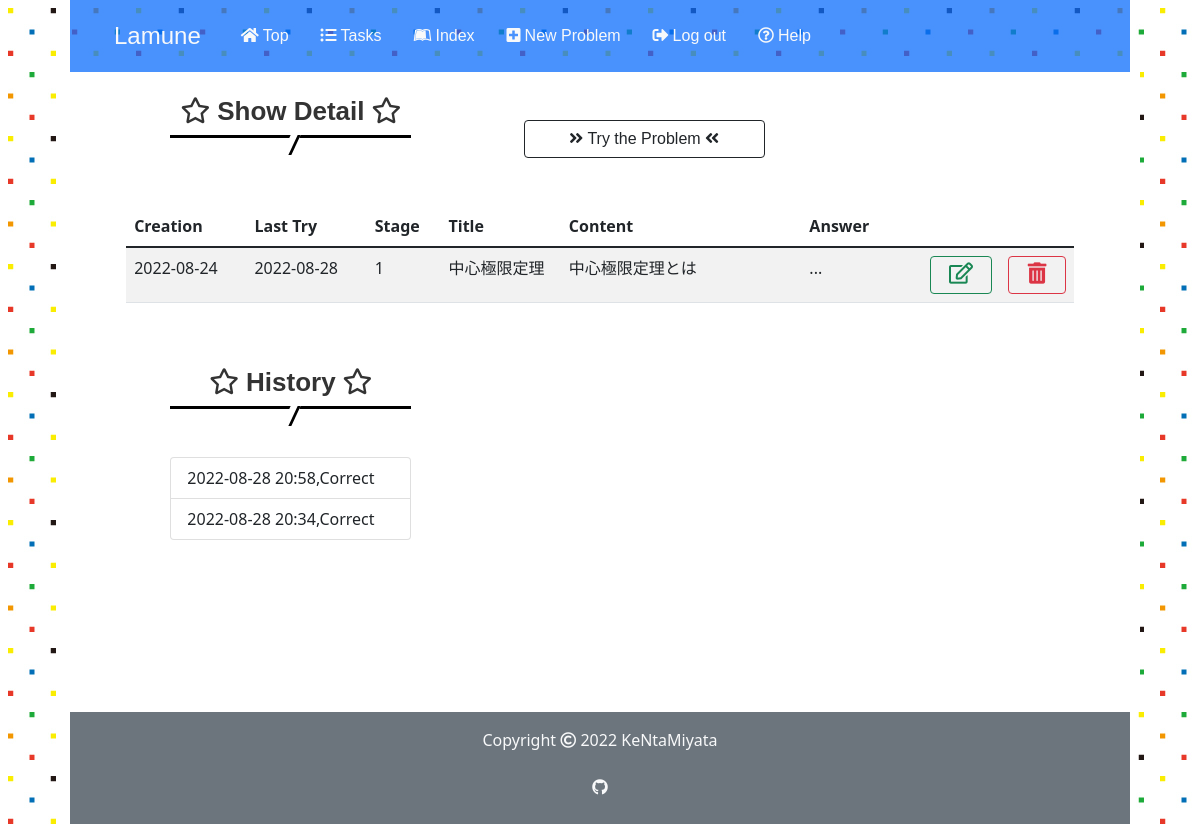
The app's page /3/29 (signed in) with its own data.
### app.py (models this page shows)
class Problem(db.Model):
    id = db.Column(db.Integer, primary_key=True)
    user_id = db.Column(db.Integer, db.ForeignKey('user.id'), nullable=False)
    title = db.Column(db.String(50), nullable=False)
    body = db.Column(db.String(500), nullable=False)
    answer = db.Column(db.String(500), nullable=False)
    stage = db.Column(db.Integer, default=0)
    last_time = db.Column(db.DateTime, nullable=False,
                          default=datetime.datetime.now(pytz.timezone('Asia/Tokyo')))
    created_at = db.Column(db.DateTime, nullable=False,
                           default=datetime.datetime.now(pytz.timezone('Asia/Tokyo')))
    solved_history = db.Column(db.String)

### app.py (the view)
@app.route('/<int:user_id>/<int:problem_id>', methods=["GET"])
@login_required
def show(user_id, problem_id):
    if user_id != current_user.id:
        return apology("You can't look this page! Get out!", 401)
    problem = Problem.query.get(problem_id)
    if not problem:
        return apology("No such problem", 404)
    user = current_user
    if problem.solved_history:
        history_list=problem.solved_history.splitlines()
    else:
        history_list=[]
    return render_template("show.html", problem=problem, user=user, history_list=history_list)

### app.py (called while the page is built)
@app.before_request
def before_request():
    session.permanent = True
    app.permanent_session_lifetime = datetime.timedelta(minutes=30)
    session.modified = True

@login_manager.user_loader
def load_user(user_id):
    return User.query.get(int(user_id))

### helpers.py (called while the page is built)
def show_datetime(t):
    return t.strftime('%Y-%m-%d')

### templates/show.html (shortened to what this page needs)
{% extends "layout.html" %}
{% block main%}
<div class="row">
    <div class="col-xl-3 col-md-4 col-12 offset-md-1 mt-4">
        <h2><i class="far fa-star"></i> Show Detail <i class="far fa-star"></i></h2>
    </div>
    <div class="col-md-3 offset-md-1 mt-5 d-none d-md-block">
        <a href="/{{ user.id }}/{{ problem.id }}/trytry" class="btn btn-outline-dark btn--radius btn--cubic d-none d-md-block"><i class="fas fa-angle-double-right fa-position-left"></i> Try the Problem <i class="fas fa-angle-double-left fa-position-right"></i></a>
    </div>
    <div class="col-11 mx-auto mt-5">
        <table class="table table-striped text-start index d-none d-md-block">
            <thead>
                <tr>
                    <th style="width: 10%">Creation</th>
                    <th style="width: 10%">Last Try</th>
                    <th style="width: 5%">Stage</th>
                    <th style="width: 10%">Title</th>
                    <th style="width: 20%">Content</th>
                    <th style="width: 10%">Answer</th>
                    <th style="width: 5%"></th>
                    <th style="width: 5%"></th>
                </tr>
            </thead>
            <tbody>
                <tr data-href="/{{ user.id }}/{{ problem.id }}">
                    <td>{{ problem.created_at | show_datetime }}</td>
                    <td>{{ problem.last_time | show_datetime }}</td>
                    <td>{{ problem.stage }}</td>
                    <td>{{ problem.title }}</td>
                    <td class="long_text">{{ problem.body }}</td>
                    <td>...</td>
                    <td><a class="btn btn-outline-success w-100" href="/{{ user.id }}/{{ problem.id }}/update"><i class="far fa-edit fa-lg"></i></a></td>
                    <td><a class="btn btn-outline-danger w-100" href="/{{ user.id }}/{{ problem.id }}/delete" onclick="return confirm_delete()"><i class="fas fa-trash-alt fa-lg"></i></a></td>
                </tr>
            </tbody>
        </table>
    </div>
    <div class="col-xl-3 col-md-4 col-12 offset-md-1 mt-5">
        <h2><i class="far fa-star"></i> History <i class="far fa-star"></i></h2>
        <div class="mt-5 text-start">
            <ul class="list-group">
                {% for history in history_list %}
                <li class="list-group-item">{{ history }}</li>
                {% endfor %}
            </ul>
        </div>
    </div>
</div>
{% endblock %}

### static/stylesheet/styles.css (style rules this page uses)
* { padding: 0; margin: 0; box-sizing: border-box; }
a { text-decoration: none; }
.row { margin-left: 0; margin-right: 0; }
body { width: 90%; height: 100%; margin: 0 auto; background-image: url(../images/lamune_side_back.jpg); }
h1, h2, h3, .navbar-brand, .nav-link, .btn { font-family: Chalkduster, "Bradley Hand", "Segoe Print", sans-serif; }
h2 { position: relative; padding-bottom: 0.5rem; border-bottom: 3px solid black; background-color: white; color: #333; font-weight: bold; font-size: 26px; }
h2:before { position: absolute; top: 100%; left: 50%; transform: translateX(-50%) skew(-25deg); height: 20px; width: 10px; border-right: 3px solid black; background-color: white; content: ""; }
.long_text { white-space: pre-wrap; }

### records on screen
Problem: created_at|show_datetime "2022-08-24", last_time|show_datetime "2022-08-28", stage "1", title "中心極限定理", body "中心極限定理とは"

### other values on screen
{{ history }} "2022-08-28 20:58,Correct" "2022-08-28 20:34,Correct"
